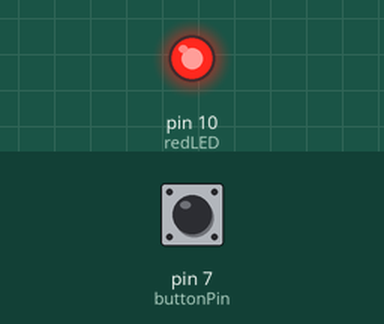
Recording of a sketch running on a simulated Arduino Uno, built with avr-gcc and run on an emulated ATmega328P. Shown: output pins drawn as LEDs (lit = HIGH). The inputs (shaded band) are chosen by the test bench; at power-on: pin 7 (buttonPin) LOW.

Above: at 1.2 s.
1.3 s: pin 7 (buttonPin) pulled HIGH for 0.15 s
At 1.37 s:
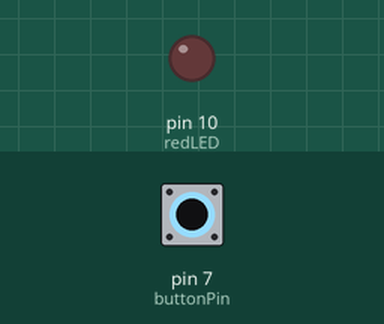
2.9 s: pin 7 (buttonPin) pulled HIGH for 3.2 s
At 6.9 s:
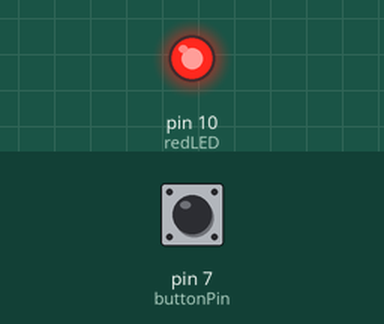
Timing chart, 0 to 8.4 s (numbered marks = the images above; inputs shaded):
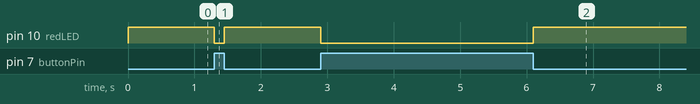

The sketch:

_3_Button.ino
```cpp
/*
 * This is the program header put things like the date, your name
 * And a description of what your program does here
 *
 * Michal Britt-Crane 7/6/2015
 *
 * This is an introductory program it will Blink an LED connected to the Arduino
 */

// Constants
const int redLED = 10;          // red LED on pin 10
const int buttonPin = 7;        // button connected to pin 7

void setup() {                        // start setup, this code runs once at startup
  pinMode(redLED, OUTPUT);            // initialize digital pin "redLED" as an output so you can turn the LED on and off
  pinMode(buttonPin, INPUT);   // initialize buttonPin as an input and turn on the arduino's internal pull-up resistor on buttonPin
}                                     // end setup

void loop() {                         // start main loop
  if (digitalRead(buttonPin) == HIGH){  // this is called a conditional statement. if the true/false condition inside the () is true the code in the {} will execute, if not it will be skipped
    digitalWrite(redLED, LOW);        // turn the LED off by making the voltage LOW
  }                                   // end if
  else{
    digitalWrite(redLED, HIGH);   // turn the LED on (HIGH is the voltage level)
  }
}                                     // end main method, repeat to top
```

Measured:
- after the input at 1.3 s, pin 10 (redLED): HIGH → LOW at once, → HIGH 0.15 s later
- after the input at 2.9 s, pin 10 (redLED): HIGH → LOW at once, → HIGH 3.2 s later
